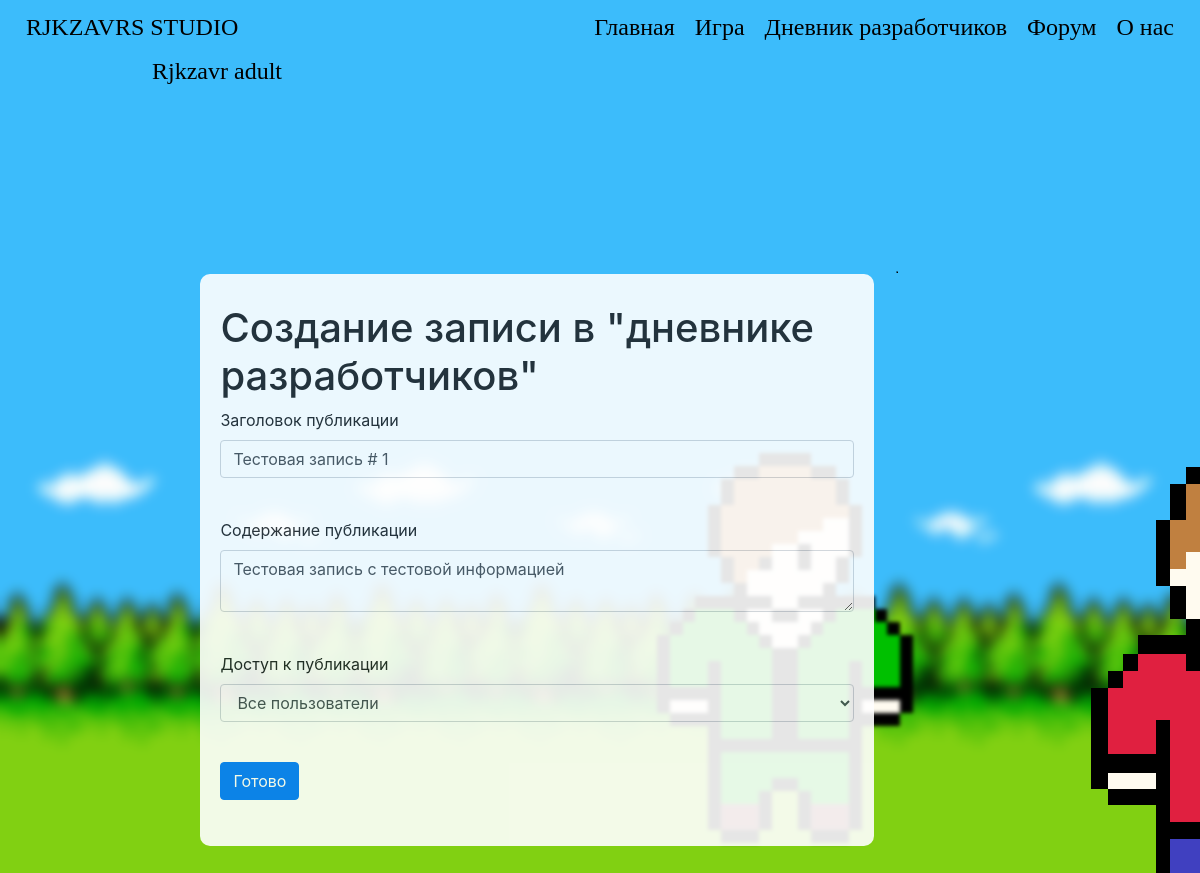
The page /developers_diary_change/1/ (signed in) on the database its author committed.
### data/users.py (models this page shows, shortened)
class User(SqlAlchemyBase, UserMixin, SerializerMixin):
    __tablename__ = 'user'
    id = sqlalchemy.Column(sqlalchemy.Integer, primary_key=True, autoincrement=True)
    surname = sqlalchemy.Column(sqlalchemy.String, nullable=True)
    name = sqlalchemy.Column(sqlalchemy.String, nullable=True)
    age = sqlalchemy.Column(sqlalchemy.Integer, nullable=True)
    nickname = sqlalchemy.Column(sqlalchemy.String, nullable=True)
    email = sqlalchemy.Column(sqlalchemy.String, index=True, unique=True, nullable=True)
    hashed_password = sqlalchemy.Column(sqlalchemy.String, nullable=True)
    created_date = sqlalchemy.Column(sqlalchemy.DateTime)
    status = sqlalchemy.Column(sqlalchemy.Integer, nullable=True, default=0)
    background_image_id = sqlalchemy.Column(sqlalchemy.Integer, nullable=True, default=0)
    publications = orm.relation('Publications')
    developers_diary = orm.relation('DevelopersDiary')
    comments = orm.relation('Comments')

### data/developers_diary.py (models this page shows)
class DevelopersDiary(SqlAlchemyBase, SerializerMixin):
    __tablename__ = 'developers_diary'
    id = sqlalchemy.Column(sqlalchemy.Integer, primary_key=True, autoincrement=True)
    header = sqlalchemy.Column(sqlalchemy.String, nullable=True)
    body = sqlalchemy.Column(sqlalchemy.String, nullable=True)
    good_marks = sqlalchemy.Column(sqlalchemy.Integer, nullable=True, default=0)
    bad_marks = sqlalchemy.Column(sqlalchemy.Integer, nullable=True, default=0)
    created_date = sqlalchemy.Column(sqlalchemy.DateTime)
    comments = orm.relation('Comments')
    availability_status = sqlalchemy.Column(sqlalchemy.Integer, nullable=True, default=0)
    author_id = sqlalchemy.Column(sqlalchemy.Integer, sqlalchemy.ForeignKey("user.id"))
    author = orm.relation('User')

### run.py (the view, shortened to what this page needs)
@app.route('/developers_diary_change/<int:id>/', methods=['GET', 'POST'])
@login_required
def developers_diary_edit(id):
    a_s = {0: 'Все пользователи', 1: 'Только зарегестрированные и выше', 2: 'Только разработчики'}
    if current_user.status >= 1:
        form = DevelopersDiaryForm()
        if request.method == "GET":
            session = db_session.create_session()
            ds_diary = session.query(DevelopersDiary).filter(DevelopersDiary.id == id).first()
            session.close()
            if ds_diary:
                form.header.data = ds_diary.header
                form.body.data = ds_diary.body
                form.availability_status.data = (ds_diary.availability_status, a_s[ds_diary.availability_status])
            else:
                abort(404)
        return render_template('DevelopersDiaryAdd.html', title='Редактирование записи в дневнике разработчиков',
                               form=form, style=url_for('static', filename='css/style.css'),
                               bgimg=get_image_profile(current_user))
    else:
        abort(404)

### data/forms.py
class DevelopersDiaryForm(FlaskForm):
    header = StringField('Заголовок публикации', validators=[DataRequired()])
    body = TextAreaField('Содержание публикации', validators=[DataRequired()])
    choices = [(0, 'Все пользователи'), (1, 'Только зарегестрированные и выше'), (2, 'Только разработчики')]
    availability_status = SelectField('Доступ к публикации', choices=choices, validators=[DataRequired()], default=choices[0])
    submit = SubmitField("Готово")

### data/db_session.py (called while the page is built)
def create_session() -> Session:
    global __factory
    return __factory()

### run.py (called while the page is built)
def get_image_profile(user):
    bg_img = 1
    if user.is_authenticated:
        bg_img = user.background_image_id + 1
    return url_for('static', filename=f'img/background_img_{bg_img}.png')

@login_manager.user_loader
def load_user(user_id):
    session = db_session.create_session()
    return session.query(User).get(user_id)

### templates/DevelopersDiaryAdd.html (shortened to what this page needs)
{% extends "base.html" %}
{% block content %}
<h1>Создание записи в "дневнике разработчиков"</h1>
<form action="" method="post">
    <p>
        {{ form.header.label }}<br>
        {{ form.header(class="form-control") }}<br>
    </p>
    <p>
        {{ form.body.label }}<br>
        {{ form.body(class="form-control") }}<br>
    </p>
    <p>
        {{ form.availability_status.label }}<br>
        {{ form.availability_status(class="form-control") }}<br>
    </p>
    <p>{{ form.submit(type="submit", class="btn btn-primary") }}</p>
</form>
{% endblock %}

### templates/base.html (shortened to what this page needs)
<!doctype html>
<html lang="ru">
<head>
    <link rel="stylesheet"
          href="https://stackpath.bootstrapcdn.com/bootstrap/4.4.1/css/bootstrap.min.css"
>
    <link rel="stylesheet" href={{style}}>
</head>
<body>
<header class="navbar navbar-light">
    <div class="left-head">
        <a href="/about/"><h4 class="asd">RJKZAVRS STUDIO</h4></a>
    </div>
    <div class="center-head">
        <div>
            <a href="/" class="header-a"><h4 class="asd">Главная</h4></a>
            <a href="/" class="header-a"><h4 class="asd">Игра</h4></a>
            <a href="/DevelopersDiary" class="header-a"><h4 class="asd">Дневник разработчиков</h4></a>
            <a href="/" class="header-a"><h4 class="asd">Форум</h4></a>
            <a href="/about/" class="header-a"><h4 class="asd">О нас</h4></a>
        </div>
    </div>
    <div class="right-head">
        {% if current_user.is_authenticated %}
        <a class="navbar-brand" href="/account"><h4 class="asd">{{ current_user.nickname }}</h4></a>
        {% else %}
        <a href="/login"><h4 class="asd">Войти</h4></a>
        <a href="/register"><h4 class="asd">Зарегестрироваться</h4></a>
        {% endif %}
    </div>
</header>
<main role="main">
    <div class="main-block">
        <div class="center-column">
            <div class="center-column-block">
                {% block content %}{% endblock %}
            </div>
        </div>
    </div>
</main>
</body>
</html>

### static/css/style.css (style rules this page uses)
p { text-decoration: none; }
header { margin-bottom: 170px; }
main { align: center; width: 100%; }
.header-a { float: left; }
a { text-decoration: none; }
div.main-block { width: 85%; display: flex; margin-left: 15%; align: center; margin-bottom: 70px; }
.asd { font-family: 'Comfortaa', cursive; font-weight: 100; font-style: inherit; color: #000; position: relative; padding: 5px 5px; margin: 0 5px; }
div.left-head { width: 25%; }
div.center-head { display: flex; align: center; }
div.right-head { width: 25%; display: -webkit-flex; -webkit-flex-direction: row-reverse; display: flex; flex-direction: row-reverse; }
div.center-column { border-radius: 10px; opacity: 1; background: #fff; align: left; width: 66%; margin-left: 2%; margin-right: 20px; opacity: 0.9; }
div.center-column-block { padding: 30px 20px; }

### rows shown on the page
User: nickname "Rjkzavr adult"
DevelopersDiary: header "Тестовая запись # 1", body "Тестовая запись с тестовой информацией", availability_status "Все пользователи"
